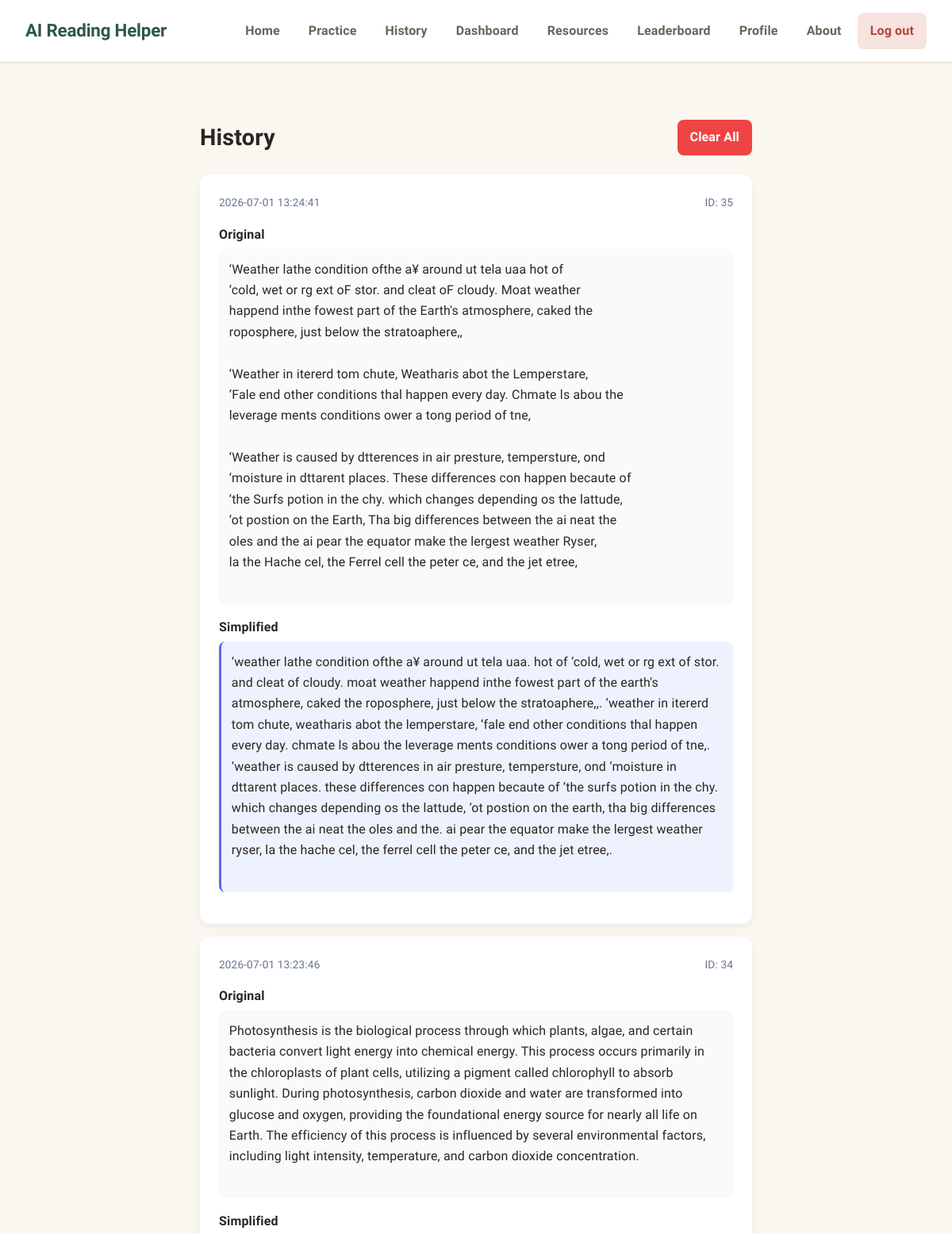
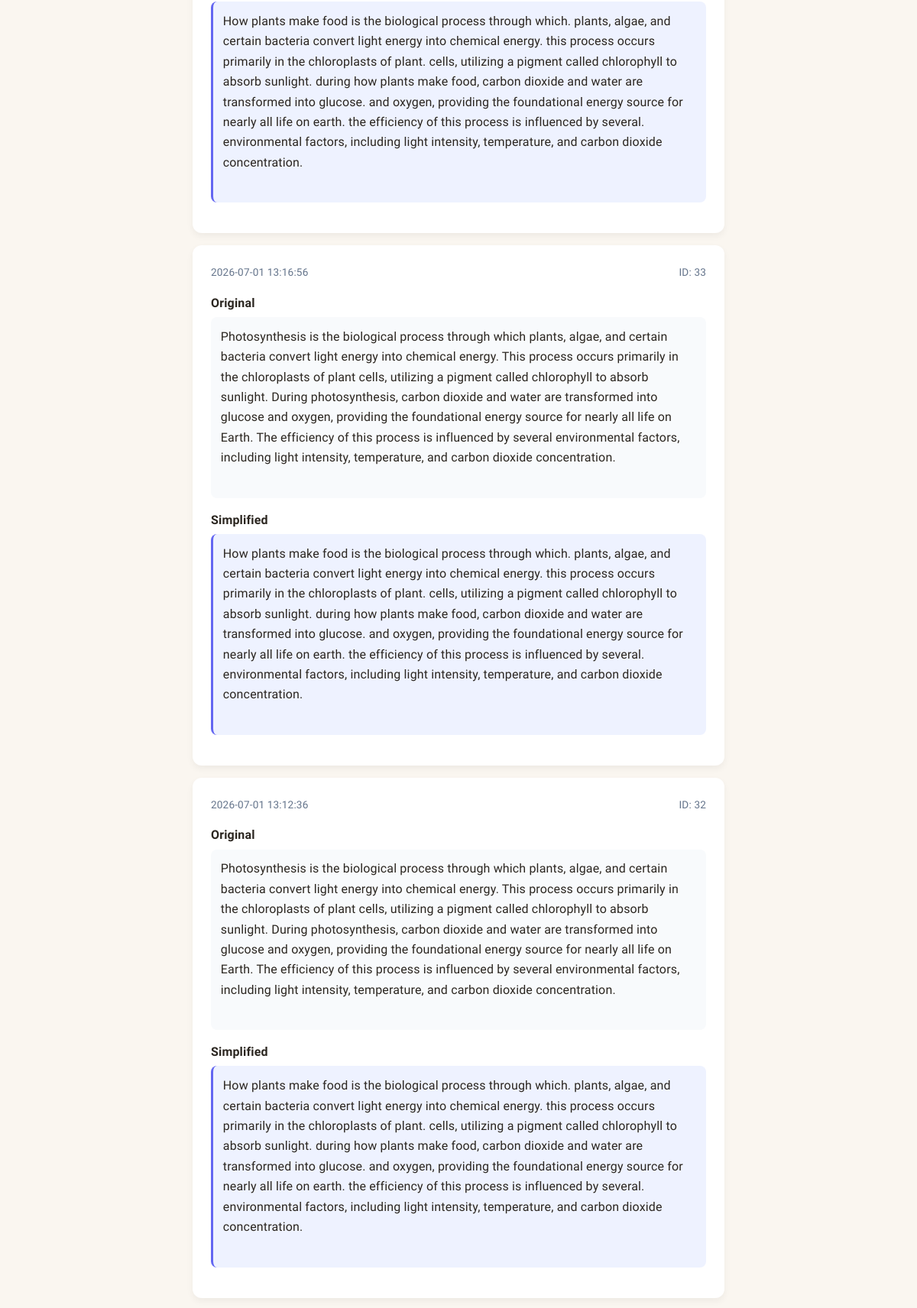
The app's page /history (signed in, upper part) with its own data (2 pictures, top to bottom).
### tables this page shows
CREATE TABLE reading_history (
            id INTEGER PRIMARY KEY AUTOINCREMENT,
            user_id INTEGER,
            original_text TEXT NOT NULL,
            simplified_text TEXT NOT NULL,
            reading_level TEXT,
            created_at TIMESTAMP DEFAULT CURRENT_TIMESTAMP,
            reading_time INTEGER DEFAULT 0,
            difficulty_score FLOAT,
            words_count INTEGER,
            FOREIGN KEY (user_id) REFERENCES users(id)
        );

### app.py (the view)
@app.route('/history')
def history():
    if 'user_id' in session:
        history_items = get_user_history(session['user_id'], limit=50)
    else:
        history_items = session.get('history', [])
    return render_template('history.html', history=history_items)

### app.py (called while the page is built)
@app.context_processor
def inject_user():
    user = None
    if 'user_id' in session:
        user = get_user_by_id(session['user_id'])
    return dict(current_user=user)

### database.py (called while the page is built)
def get_db():
    conn = sqlite3.connect(DATABASE)
    conn.row_factory = sqlite3.Row
    return conn

def get_user_by_id(user_id):
    conn = get_db()
    cursor = conn.cursor()
    cursor.execute('SELECT * FROM users WHERE id = ?', (user_id,))
    user = cursor.fetchone()
    conn.close()
    return dict(user) if user else None

def get_user_history(user_id, limit=10):
    conn = get_db()
    cursor = conn.cursor()
    cursor.execute('''
        SELECT * FROM reading_history
        WHERE user_id = ?
        ORDER BY created_at DESC
        LIMIT ?
    ''', (user_id, limit))
    history = cursor.fetchall()
    conn.close()
    return [dict(row) for row in history]

### templates/history.html (shortened to what this page needs)
{% extends "base.html" %}
{% block content %}
<section class="content">
  <div class="history-container">
    <div class="history-header">
      <h2>History</h2>
      {% if history %}
      <a href="{{ url_for('clear_history') }}" class="btn-danger">Clear All</a>
      {% endif %}
    </div>
    {% if history %}
    <div class="history-list">
      {% for h in history %}
      <div class="history-card">
        <div class="history-meta">
          <span>
            {{ h.created_at if h.created_at else h.timestamp }}
          </span>
          <span>ID: {{ h.id }}</span>
        </div>
        <div class="text-block">
          <div class="label">Original</div>
          <pre>
{{ h.original_text if h.original_text else h.original }}
          </pre>
        </div>
        <div class="text-block">
          <div class="label">Simplified</div>
          <pre class="highlight">
{{ h.simplified_text if h.simplified_text else h.simplified }}
          </pre>
        </div>
      </div>
      {% endfor %}
    </div>
    {% else %}
    <div class="empty-state">
      <p>No history yet.</p>
      <span>Start simplifying text to see results here.</span>
    </div>
    {% endif %}
  </div>
</section>
{% endblock %}

### static/css/style.css (style rules this page uses)
:root { --bg: #FAF6F0; --surface: #FFFFFF; --surface-muted: #F2EBE1; --border: #E4D9C8; --text: #2B2620; --text-muted: #6B6357; --text-faint: #9A917F; --primary: #3F7268; --primary-dark: #2E5650; --primary-light: #E4EFEC; --secondary: #C76F4D; --secondary-light: #F7E6DD; --success: #3F7268; --success-bg: #E4EFEC; --danger: #B3463C; --danger-bg: #F7E3E0; --warning: #B8863A; --warning-bg: #F5EBD8; --info: #3B6E8C; --info-bg: #E3EDF2; --level-basic: #3F7268; --level-basic-bg: #E4EFEC; --level-intermediate: #B8863A; --level-intermediate-bg: #F5EBD8; --level-advanced: #8B4F8C; --level-advanced-bg: #EFE3EF; --radius-sm: 8px; --radius-md: 12px; --radius-lg: 18px; --shadow-sm: 0 1px 3px rgba(43, 38, 32, 0.06); --shadow-md: 0 4px 12px rgba(43, 38, 32, 0.08); --shadow-lg: 0 12px 32px rgba(43, 38, 32, 0.10); --transition: all 0.2s ease; }
* { margin: 0; padding: 0; box-sizing: border-box; }
html { scroll-behavior: smooth; }
body { font-family: 'Atkinson Hyperlegible', -apple-system, 'Segoe UI', sans-serif; background: var(--bg); color: var(--text); line-height: 1.65; letter-spacing: 0.01em; min-height: 100vh; }
h1, h2, h3, h4 { font-weight: 700; line-height: 1.3; color: var(--text); }
h2 { font-size: 1.75rem; }
a { color: var(--primary); text-decoration: none; }
.content { max-width: 760px; margin: 0 auto; }

### templates/history.html (style rules this page uses)
.content { padding: 2rem; }
.history-container { max-width: 900px; margin: auto; }
.history-header { display: flex; justify-content: space-between; align-items: center; margin-bottom: 1.5rem; }
.history-header h2 { font-size: 1.8rem; }
.btn-danger { background: #ef4444; color: white; padding: 0.6rem 1rem; border-radius: 8px; text-decoration: none; font-weight: 600; }
.history-list { display: flex; flex-direction: column; gap: 1rem; }
.history-card { background: white; border-radius: 12px; padding: 1.5rem; box-shadow: 0 4px 10px rgba(0,0,0,0.05); transition: 0.2s; }
.history-meta { display: flex; justify-content: space-between; font-size: 0.85rem; color: #64748b; margin-bottom: 1rem; }
.text-block { margin-bottom: 1rem; }
.label { font-weight: 600; margin-bottom: 0.3rem; }
pre { background: #f8fafc; padding: 0.8rem; border-radius: 8px; white-space: pre-wrap; word-wrap: break-word; font-family: inherit; }
.highlight { background: #eef2ff; border-left: 3px solid #6366f1; }

### records on screen
reading_history: created_at "2026-07-01 13:24:41", id "35", original_text "‘Weather lathe condition ofthe a¥ around ut tela uaa hot of ‘cold, wet or rg ext oF stor. and cleat oF cloudy. Moat weather happend inthe fowest part of the Earth's atmosphere, caked the roposphere, just below the stratoaphere,, ‘Weather in itererd tom chute, Weatharis abot the Lemperstare, ‘Fale end other conditions thal happen every day. Chmate ls abou the leverage ments conditions ower a tong period of tne, ‘Weather is caused by dtterences in air presture, tempersture, ond ‘moisture in dttarent places. These differences con happen becaute of ‘the Surfs potion in the chy. which changes depending os the lattude, ‘ot postion on the Earth, Tha big differences between the ai neat the oles and…", simplified_text "‘weather lathe condition ofthe a¥ around ut tela uaa. hot of ‘cold, wet or rg ext of stor. and cleat of cloudy. moat weather happend inthe fowest part of the earth's atmosphere, caked the roposphere, just below the stratoaphere,,. ‘weather in itererd tom chute, weatharis abot the lemperstare, ‘fale end other conditions thal happen every day. chmate ls abou the leverage ments conditions ower a tong period of tne,. ‘weather is caused by dtterences in air presture, tempersture, ond ‘moisture in dttarent places. these differences con happen becaute of ‘the surfs potion in the chy. which changes depending os the lattude, ‘ot postion on the earth, tha big differences between the ai neat the oles…"
reading_history: created_at "2026-07-01 13:23:46", id "34", original_text "Photosynthesis is the biological process through which plants, algae, and certain bacteria convert light energy into chemical energy. This process occurs primarily in the chloroplasts of plant cells, utilizing a pigment called chlorophyll to absorb sunlight. During photosynthesis, carbon dioxide and water are transformed into glucose and oxygen, providing the foundational energy source for nearly all life on Earth. The efficiency of this process is influenced by several environmental factors, including light intensity, temperature, and carbon dioxide concentration.", simplified_text "How plants make food is the biological process through which. plants, algae, and certain bacteria convert light energy into chemical energy. this process occurs primarily in the chloroplasts of plant. cells, utilizing a pigment called chlorophyll to absorb sunlight. during how plants make food, carbon dioxide and water are transformed into glucose. and oxygen, providing the foundational energy source for nearly all life on earth. the efficiency of this process is influenced by several. environmental factors, including light intensity, temperature, and carbon dioxide concentration."
reading_history: created_at "2026-07-01 13:16:56", id "33", original_text "Photosynthesis is the biological process through which plants, algae, and certain bacteria convert light energy into chemical energy. This process occurs primarily in the chloroplasts of plant cells, utilizing a pigment called chlorophyll to absorb sunlight. During photosynthesis, carbon dioxide and water are transformed into glucose and oxygen, providing the foundational energy source for nearly all life on Earth. The efficiency of this process is influenced by several environmental factors, including light intensity, temperature, and carbon dioxide concentration.", simplified_text "How plants make food is the biological process through which. plants, algae, and certain bacteria convert light energy into chemical energy. this process occurs primarily in the chloroplasts of plant. cells, utilizing a pigment called chlorophyll to absorb sunlight. during how plants make food, carbon dioxide and water are transformed into glucose. and oxygen, providing the foundational energy source for nearly all life on earth. the efficiency of this process is influenced by several. environmental factors, including light intensity, temperature, and carbon dioxide concentration."
reading_history: created_at "2026-07-01 13:12:36", id "32", original_text "Photosynthesis is the biological process through which plants, algae, and certain bacteria convert light energy into chemical energy. This process occurs primarily in the chloroplasts of plant cells, utilizing a pigment called chlorophyll to absorb sunlight. During photosynthesis, carbon dioxide and water are transformed into glucose and oxygen, providing the foundational energy source for nearly all life on Earth. The efficiency of this process is influenced by several environmental factors, including light intensity, temperature, and carbon dioxide concentration.", simplified_text "How plants make food is the biological process through which. plants, algae, and certain bacteria convert light energy into chemical energy. this process occurs primarily in the chloroplasts of plant. cells, utilizing a pigment called chlorophyll to absorb sunlight. during how plants make food, carbon dioxide and water are transformed into glucose. and oxygen, providing the foundational energy source for nearly all life on earth. the efficiency of this process is influenced by several. environmental factors, including light intensity, temperature, and carbon dioxide concentration."
